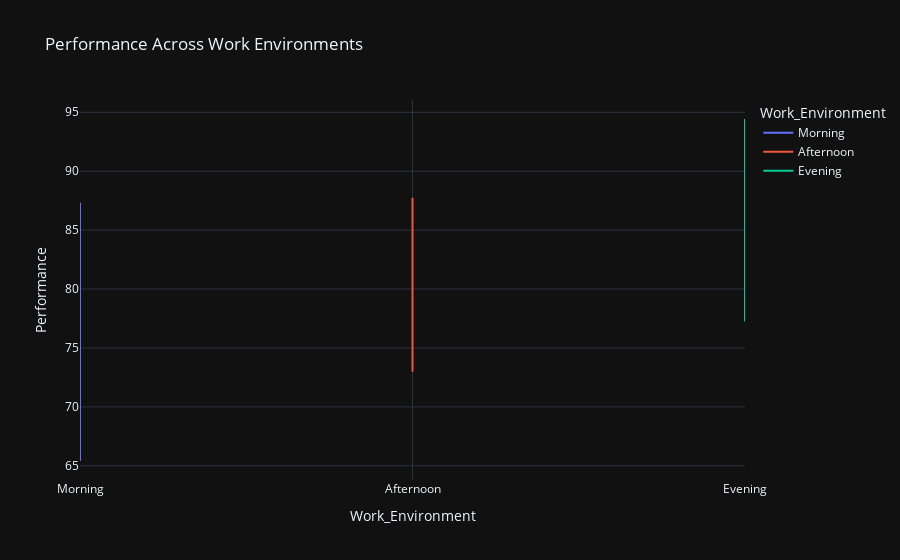
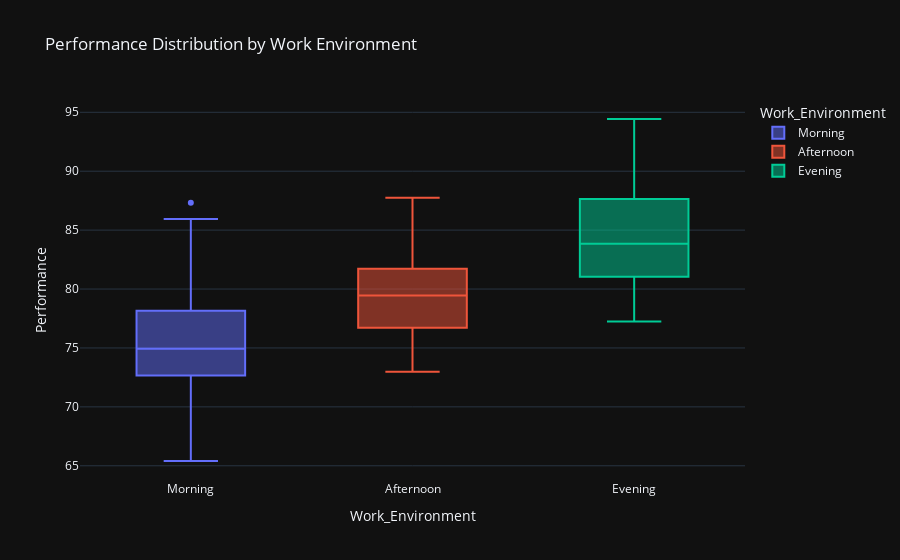

Notebook code for these charts, in order:
### Code cell
#Question14
# Simulate dataset for work environments
data = {
    'Worker': np.repeat(np.arange(1, 21), 3),  # 20 workers
    'Work_Environment': np.tile(['Morning', 'Afternoon', 'Evening'], 20),
    'Performance': np.random.normal(loc=75, scale=5, size=60) + np.tile([0, 5, 10], 20)  # Performance score increases
}

df = pd.DataFrame(data)

# Perform repeated measures ANOVA
rm_anova = AnovaRM(df, 'Performance', 'Worker', within=['Work_Environment']).fit()

# Print the ANOVA results
print(rm_anova)

# Line plot to show performance change over work environments for all workers
fig1 = px.line(df, x='Work_Environment', y='Performance', color='Work_Environment', title='Performance Across Work Environments', template='plotly_dark')
fig1.show()

# Box plot to visualize the distribution of performance at each environment
fig2 = px.box(df, x='Work_Environment', y='Performance', color='Work_Environment', title='Performance Distribution by Work Environment', template='plotly_dark')
fig2.show()

### Figure 1 — Plotly figure (JSON) as saved in the notebook; plotly's stock layout.template omitted (floating-point values rounded to 4 significant figures)
{"data": [{"hovertemplate": "Work_Environment=%{x}<br>Performance=%{y}<extra></extra>", "legendgroup": "Morning", "line": {"color": "#636efa", "dash": "solid"}, "marker": {"symbol": "circle"}, "mode": "lines", "name": "Morning", "orientation": "v", "showlegend": true, "type": "scatter", "x": ["Morning", "Morning", "Morning", "Morning", "Morning", "Morning", "Morning", "Morning", "Morning", "Morning", "Morning", "Morning", "Morning", "Morning", "Morning", "Morning", "Morning", "Morning", "Morning", "Morning"], "xaxis": "x", "y": [73.9, 72.41, 79.58, 77.57, 71.49, 67.68, 75.03, 72.9, 74.19, 75.87, 65.41, 87.32, 74.83, 78.76, 82.01, 85.95, 75.5, 75.34, 70.4, 73.39], "yaxis": "y"}, {"hovertemplate": "Work_Environment=%{x}<br>Performance=%{y}<extra></extra>", "legendgroup": "Afternoon", "line": {"color": "#EF553B", "dash": "solid"}, "marker": {"symbol": "circle"}, "mode": "lines", "name": "Afternoon", "orientation": "v", "showlegend": true, "type": "scatter", "x": ["Afternoon", "Afternoon", "Afternoon", "Afternoon", "Afternoon", "Afternoon", "Afternoon", "Afternoon", "Afternoon", "Afternoon", "Afternoon", "Afternoon", "Afternoon", "Afternoon", "Afternoon", "Afternoon", "Afternoon", "Afternoon", "Afternoon", "Afternoon"], "xaxis": "x", "y": [81.79, 75.96, 81.64, 80.49, 78.36, 81.48, 78.83, 78.29, 82.02, 81.29, 79.87, 79.04, 74.16, 83.96, 72.99, 75.05, 77.48, 74.69, 87.75, 84.07], "yaxis": "y"}, {"hovertemplate": "Work_Environment=%{x}<br>Performance=%{y}<extra></extra>", "legendgroup": "Evening", "line": {"color": "#00cc96", "dash": "solid"}, "marker": {"symbol": "circle"}, "mode": "lines", "name": "Evening", "orientation": "v", "showlegend": true, "type": "scatter", "x": ["Evening", "Evening", "Evening", "Evening", "Evening", "Evening", "Evening", "Evening", "Evening", "Evening", "Evening", "Evening", "Evening", "Evening", "Evening", "Evening", "Evening", "Evening", "Evening", "Evening"], "xaxis": "x", "y": [92.39, 82.49, 82.35, 89.84, 83.04, 86.31, 77.92, 80.99, 94.43, 84.63, 85.3, 86.51, 90.71, 80.45, 87.93, 82.17, 77.25, 87.37, 81.08, 78.85], "yaxis": "y"}], "layout": {"legend": {"title": {"text": "Work_Environment"}, "tracegroupgap": 0}, "title": {"text": "Performance Across Work Environments"}, "xaxis": {"anchor": "y", "categoryarray": ["Morning", "Afternoon", "Evening"], "categoryorder": "array", "domain": [0, 1], "title": {"text": "Work_Environment"}}, "yaxis": {"anchor": "x", "domain": [0, 1], "title": {"text": "Performance"}}}}

### Figure 2 — Plotly figure (JSON) as saved in the notebook; plotly's stock layout.template omitted (floating-point values rounded to 4 significant figures)
{"data": [{"alignmentgroup": "True", "hovertemplate": "Work_Environment=%{x}<br>Performance=%{y}<extra></extra>", "legendgroup": "Morning", "marker": {"color": "#636efa"}, "name": "Morning", "notched": false, "offsetgroup": "Morning", "orientation": "v", "showlegend": true, "type": "box", "x": ["Morning", "Morning", "Morning", "Morning", "Morning", "Morning", "Morning", "Morning", "Morning", "Morning", "Morning", "Morning", "Morning", "Morning", "Morning", "Morning", "Morning", "Morning", "Morning", "Morning"], "x0": " ", "xaxis": "x", "y": [73.9, 72.41, 79.58, 77.57, 71.49, 67.68, 75.03, 72.9, 74.19, 75.87, 65.41, 87.32, 74.83, 78.76, 82.01, 85.95, 75.5, 75.34, 70.4, 73.39], "y0": " ", "yaxis": "y"}, {"alignmentgroup": "True", "hovertemplate": "Work_Environment=%{x}<br>Performance=%{y}<extra></extra>", "legendgroup": "Afternoon", "marker": {"color": "#EF553B"}, "name": "Afternoon", "notched": false, "offsetgroup": "Afternoon", "orientation": "v", "showlegend": true, "type": "box", "x": ["Afternoon", "Afternoon", "Afternoon", "Afternoon", "Afternoon", "Afternoon", "Afternoon", "Afternoon", "Afternoon", "Afternoon", "Afternoon", "Afternoon", "Afternoon", "Afternoon", "Afternoon", "Afternoon", "Afternoon", "Afternoon", "Afternoon", "Afternoon"], "x0": " ", "xaxis": "x", "y": [81.79, 75.96, 81.64, 80.49, 78.36, 81.48, 78.83, 78.29, 82.02, 81.29, 79.87, 79.04, 74.16, 83.96, 72.99, 75.05, 77.48, 74.69, 87.75, 84.07], "y0": " ", "yaxis": "y"}, {"alignmentgroup": "True", "hovertemplate": "Work_Environment=%{x}<br>Performance=%{y}<extra></extra>", "legendgroup": "Evening", "marker": {"color": "#00cc96"}, "name": "Evening", "notched": false, "offsetgroup": "Evening", "orientation": "v", "showlegend": true, "type": "box", "x": ["Evening", "Evening", "Evening", "Evening", "Evening", "Evening", "Evening", "Evening", "Evening", "Evening", "Evening", "Evening", "Evening", "Evening", "Evening", "Evening", "Evening", "Evening", "Evening", "Evening"], "x0": " ", "xaxis": "x", "y": [92.39, 82.49, 82.35, 89.84, 83.04, 86.31, 77.92, 80.99, 94.43, 84.63, 85.3, 86.51, 90.71, 80.45, 87.93, 82.17, 77.25, 87.37, 81.08, 78.85], "y0": " ", "yaxis": "y"}], "layout": {"boxmode": "overlay", "legend": {"title": {"text": "Work_Environment"}, "tracegroupgap": 0}, "title": {"text": "Performance Distribution by Work Environment"}, "xaxis": {"anchor": "y", "categoryarray": ["Morning", "Afternoon", "Evening"], "categoryorder": "array", "domain": [0, 1], "title": {"text": "Work_Environment"}}, "yaxis": {"anchor": "x", "domain": [0, 1], "title": {"text": "Performance"}}}}
